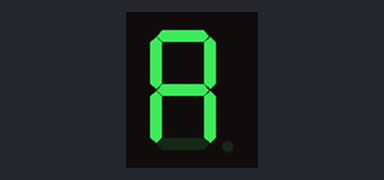
Bench run of a sketch on a simulated Arduino Uno, built with avr-gcc and run on an emulated ATmega328P. Parts: 1-digit seven-segment display. Wiring (inferred from the names in the program): 1-digit 7-segment display, segments lit when HIGH: segments pin 2, pin 3, pin 4, pin 6, pin 7, pin 9, pin 8, pin 5. The segment pins are drawn as the display they are named for.

Above: at 0.1 s.
At 3.1 s:
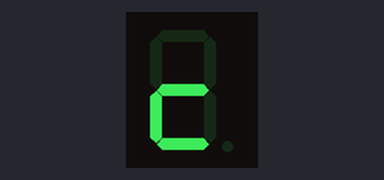
At 5.1 s:
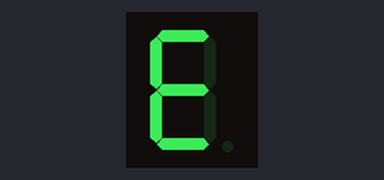
At 7.1 s:
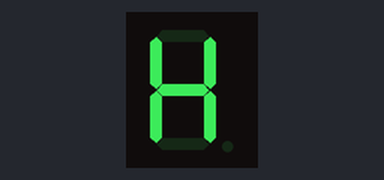
At 12.1 s:
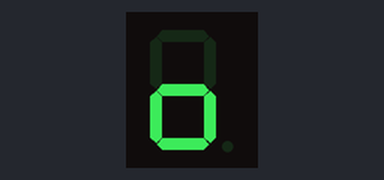
At 15.1 s:
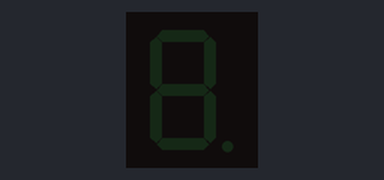

The sketch:

Display_characters_of_a_string_one__on_a_7_segment_display.ino
```cpp
/*This is the code to show the alphabetical characters on a 7 segment LED display*/

//bits representing the alphabetical characters
const byte alphabet[16]= {
B11101110, //A
B00111110, //b
B10011100, //C
B00011010, //c
B01111010, //d
B10011110, //E
B10001110, //F
B01101110, //H
B00101110, //h
B00011100, //L
B01100000, //l
B11111100, //O
B00111010, //o
B11001110, //P
B10110110, //S
B00000000, //shows nothing
};

//pins for each segment (a-g) on the 7 segment LED display with the corresponding arduino connection
const int segmentPins[8]= { 5,8,9,7,6,4,3,2 };

void setup()
{
for (int i=0; i < 8; i++)
{
pinMode(segmentPins[i], OUTPUT);
}
}
void loop()
{
for (int i=0; i <=15; i++)
{
showDigit(i);
delay(1000);
}
delay(2000); //after LED segment shuts off, there is a 2-second delay
}

void showDigit (int number)
{
boolean isBitSet;

for (int segment=0; segment < 15; segment++)
{
isBitSet= bitRead(alphabet[number], segment);
digitalWrite(segmentPins[segment], isBitSet);
}
}
```

Measured:
- by itself, everything shown: repeats every 18.0 s, in 16 steps
- what the display in image 1 shows lasts 1.0 s, from 3.0 s to 4.0 s
- what the display in image 5 shows lasts 3.0 s, from 15.0 s to 18.0 s
